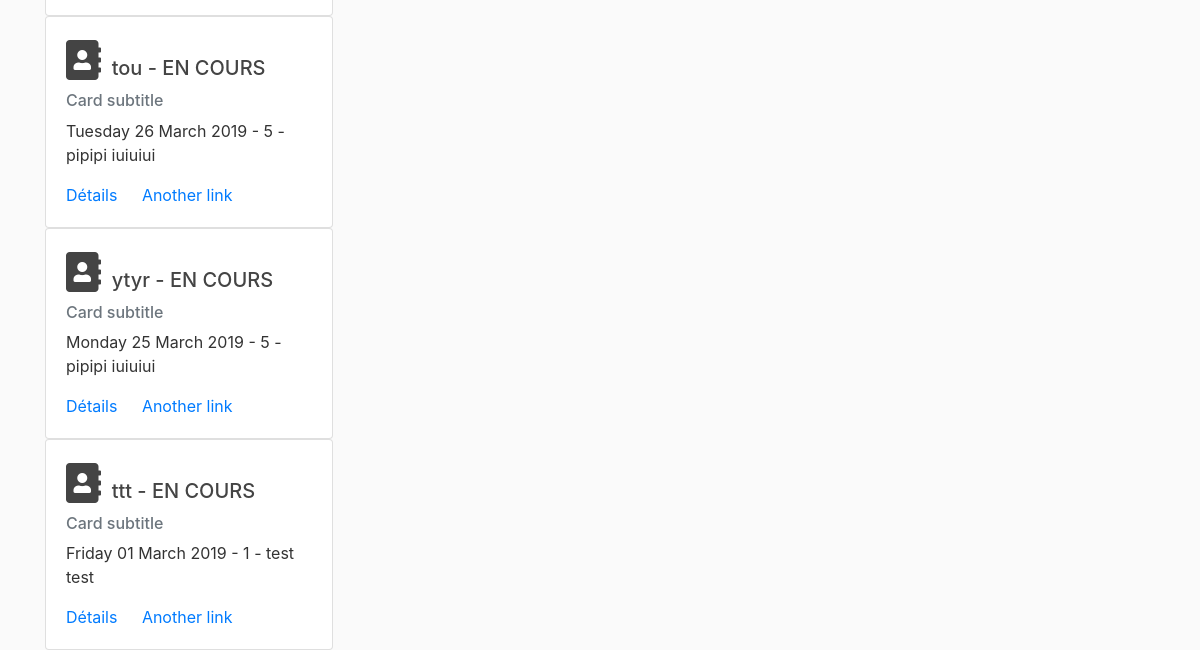
The page /orders (lower part) on the database as committed earlier.
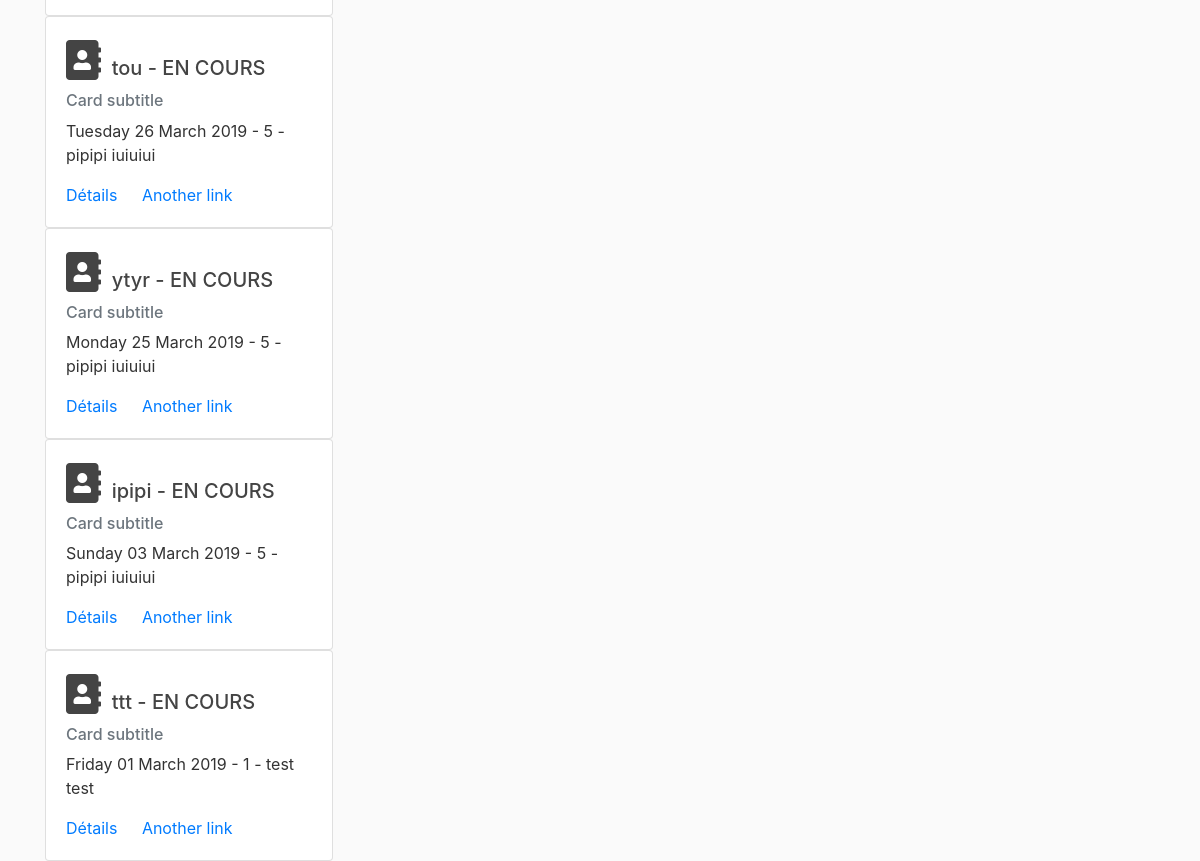
The same page on the database as committed later.
### lecopain/models.py (models this page shows, shortened)
class Order(db.Model):
    __tablename__ = 'orders'
    id = db.Column(db.Integer, primary_key=True)
    title = db.Column(db.String(50), nullable=False)
    order_dt = db.Column(db.DateTime)
    created_at = db.Column(db.DateTime, nullable=False, default=datetime.utcnow)
    customer_id = db.Column(db.Integer, db.ForeignKey('customers.id'), nullable=False)
    status = db.Column(db.String(20), nullable=False)

### lecopain/routes.py (the view)
@app.route("/orders", methods=['GET', 'POST'])
def orders():
    orders = Order.query.order_by(Order.order_dt.desc()).all()
    customerMap = {}
    for order in orders :
        customer = Customer.query.get_or_404(order.customer_id)
        customerMap[customer.id] = str(customer.firstname + " " + customer.lastname)
        print("addd : " + customerMap[customer.id])
    for item in customerMap.items() :
        print (str(item))
    return render_template('/orders/orders.html', orders=orders, customerMap=customerMap, title="Toutes les commandes")

### lecopain/templates/orders/orders.html (shortened to what this page needs)
{% extends "layout.html" %}
{% block content %}
    {% for order in orders %}
    <div class="card" style="width: 18rem;">
        <div class="card-body">
            <h5 class="card-title">
                    <span style="font-size: 2em;">
                            <i class="fas fa-address-book "></i>
                    </span>
                    {{order.title}} - {{order.status}}</h5>
            <h6 class="card-subtitle mb-2 text-muted">Card subtitle</h6>
            <p class="card-text">{{ order.order_dt.strftime('%A %d %B %Y') }} - {{ order.customer_id }} - {{customerMap[order.customer_id]}}</p>
            <a href="/orders/{{order.id}}" class="card-link">Détails</a>
            <a href="#" class="card-link">Another link</a>
        </div>
    </div>
    {% endfor %}
{% endblock %}

Rows that differ between the two databases and show on the page:
added Order: title "ipipi", status "EN COURS", order_dt "Sunday 03 March 2019", customer_id "5", customerMap "pipipi iuiuiui"
